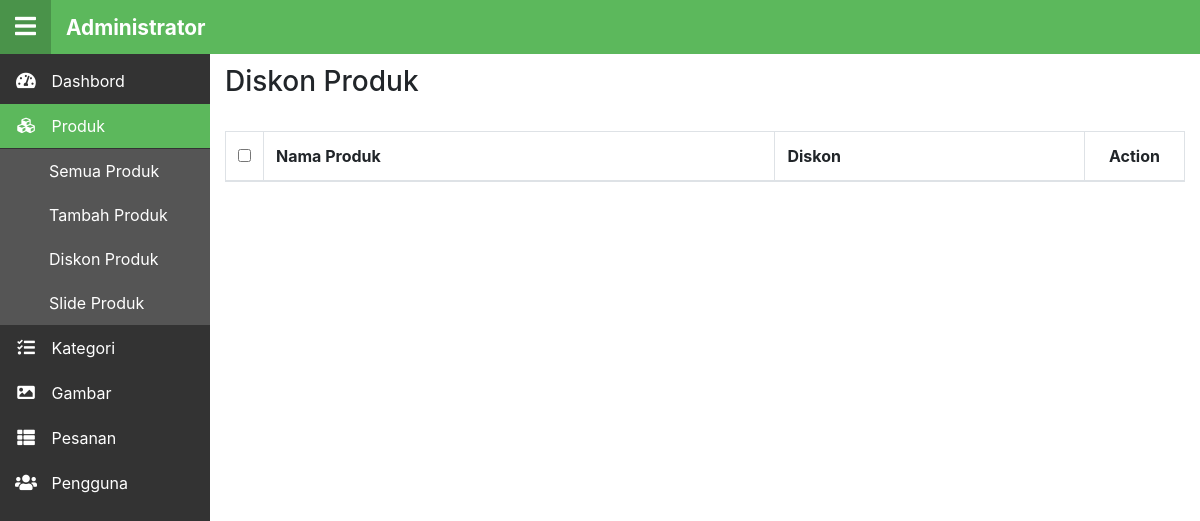
Page /index.php/admin_diskon on the earlier database version.
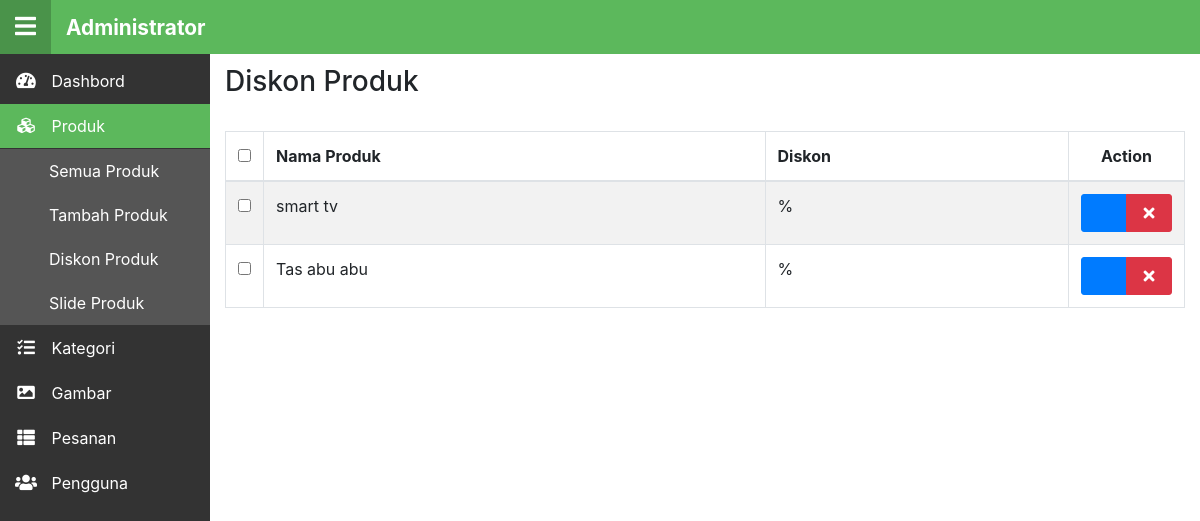
Same page on the later database version.
### tables this page shows
CREATE TABLE `produk` (
  `id` int(11) NOT NULL,
  `nama` varchar(220) NOT NULL,
  `harga` varchar(220) NOT NULL,
  `berat` varchar(220) NOT NULL,
  `stok` varchar(220) NOT NULL,
  `gambar` varchar(500) NOT NULL,
  `kategori` varchar(220) NOT NULL,
  `diskon` varchar(220) NOT NULL,
  `deskripsi` text NOT NULL
);

### application/controllers/Admin_diskon.php (called while the page is built, shortened)
<?php
class Admin_diskon extends CI_Controller {
	public function index()
	{
		$data['csrf'] = array(
			        'name' => $this->security->get_csrf_token_name(),
			        'hash' => $this->security->get_csrf_hash()
			    );
		$data['produk'] = $this->general->read_by('produk');
		$content['content'] = $this->load->view('admin/diskon', $data, true);
		$content['title'] = 'Diskon Produk - Administrator';
		$content['btn'] = 'produk';
		$content['btn_add'] = 'alink';
		$content['btn_alink'] = site_url('admin/tambah-produk');
		$this->load->view('layout/admin_template', $content);
		$this->general->reload('admin/produk', array('del', 'del-all'));
	}
}

### index.php (called while the page is built, shortened)
<?php
require_once BASEPATH.'core/CodeIgniter.php';

### application/models/General.php (called while the page is built, shortened)
<?php
class General extends CI_Model{
	public function read_by($table, $cols = 'id')
	{
		$this->db->order_by($cols, 'DESC');
		$query = $this->db->get($table);
		return $query->result();
	}
}

### application/views/admin/diskon.php (the view, shortened to what this page needs)
<h3>Diskon Produk</h3>
<br>
<form method="post">
<table class="table table-striped table-bordered" id="myTable">
	<thead>
		<tr>
			<th class="tb-check"><input id="all-check" class="check-true" type="checkbox"></th>
			<th>Nama Produk</th>
			<th class="tb-ctg">Diskon</th>
			<th class="tb-act">Action</th>
		</tr>
	</thead>
	<tbody>
	<?php  foreach($produk as $produk_item):
			if($produk_item->diskon != 0):?>
		<tr>
			<td><input class="check in-check" type="checkbox" name="<?=$produk_item->id?>" value="<?=$produk_item->id?>"></td>
			<td><?=$produk_item->nama?></td>
			<td><?=$produk_item->diskon?> %</td>
			<td class="tb-act">
				<div class="btn-group btn-group-xs">
					<a href="edit-produk/<?=$produk_item->id?>" class="btn btn-primary btn-xs" title="Edit">
						<i class="fa fa-pencil fa-fw"></i></a>
					<button type="submit" class="btn btn-danger btn-xs" title="Hapus" name="del" value="<?=$produk_item->id?>">
						<i class="fa fa-times fa-fw"></i></button>
				</div>
			</td>
		</tr>
	<?php endif;
			endforeach;?>
	</tbody>
</table>
</form>

Differences in the rows shown:
added produk: nama "smart tv", $produk_item->id 2 (drawn)
added produk: nama "Tas abu abu", $produk_item->id 1 (drawn)
